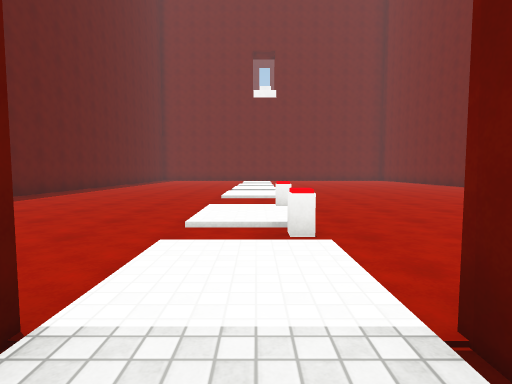
[1] (above)

16 first-person views from a walk through a 3-D level made in the Unity game engine. The camera is 1.2 m above the floor, tilts 4° down and sees 80° across. The floor is counted in squares, 2 m on a side. Each view is taken from the middle of a square. On the plan, view 1 faces up. The plan holds only what a view shows up to about 9 squares ahead; the rest is blank. The place goes on beyond the plan. The player character is not drawn. Surface patterns are stand-ins for the level's own textures.

[2]
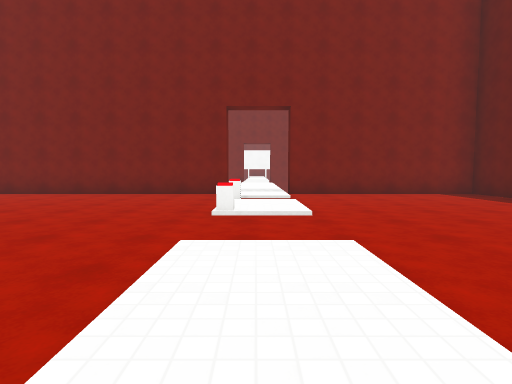

[3]
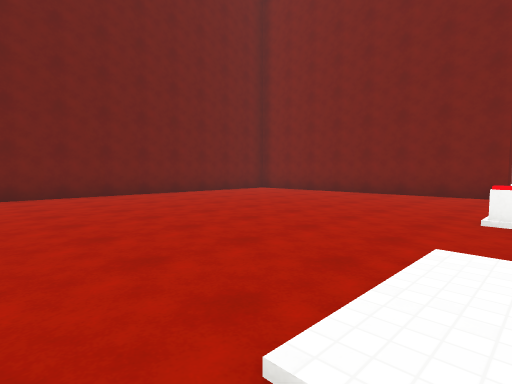

[4]
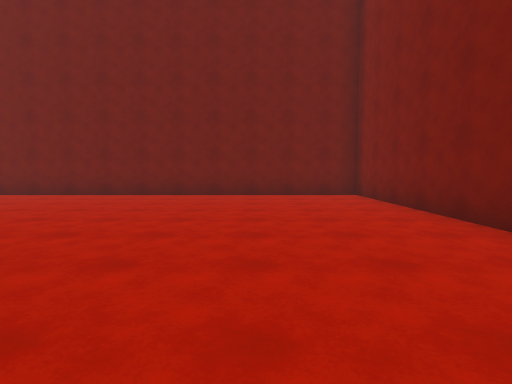

[5]
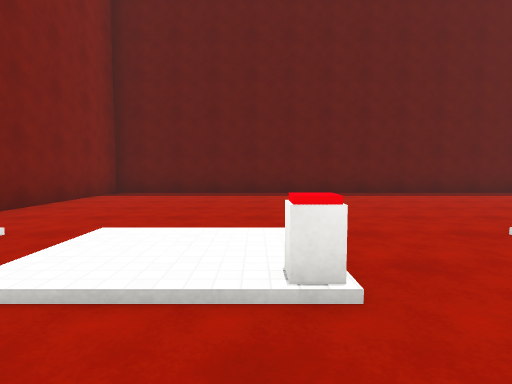

[6]
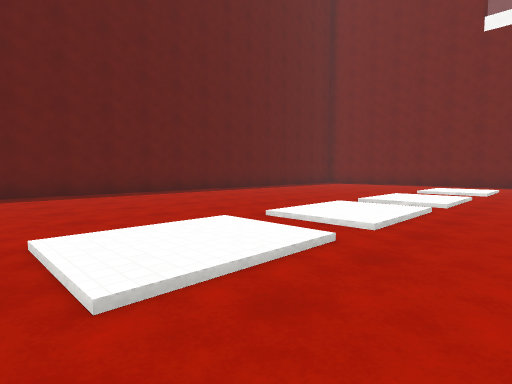

[7]
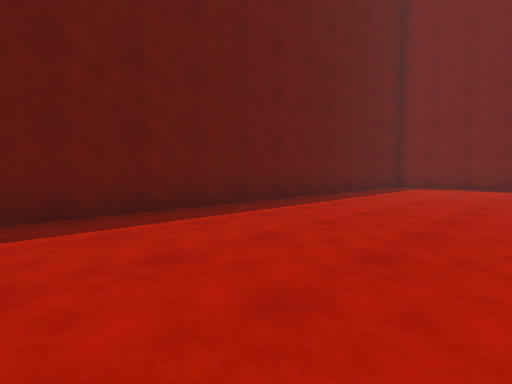

[8]
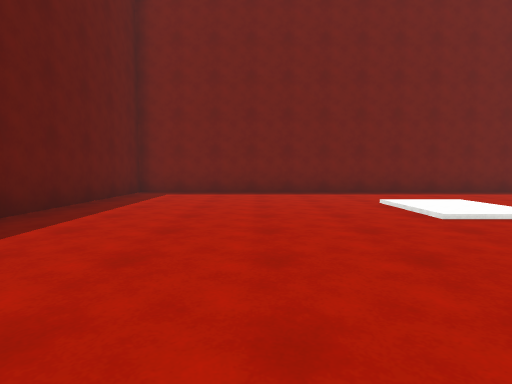

[9]
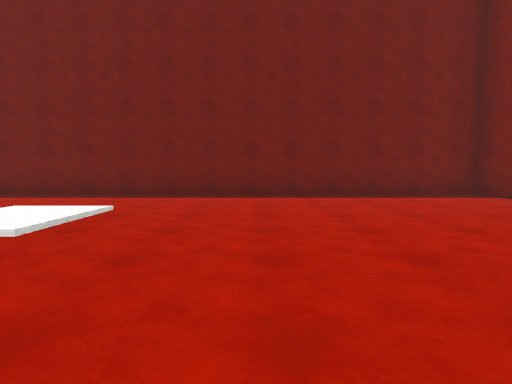

[10]
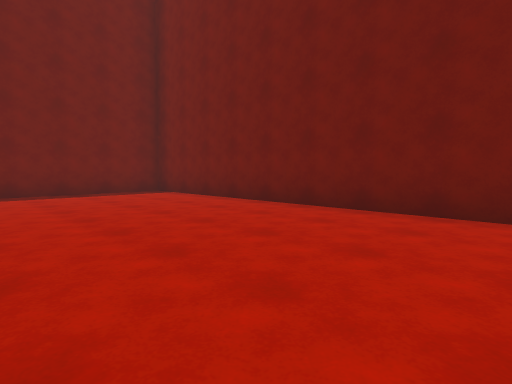

[11]
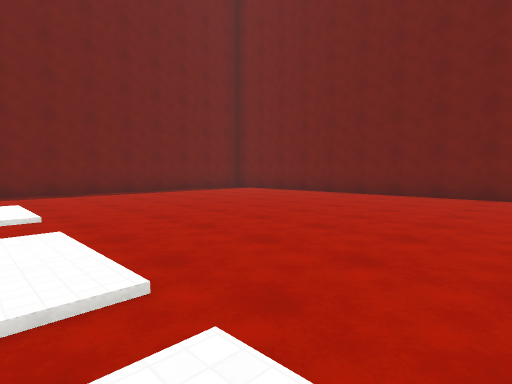

[12]
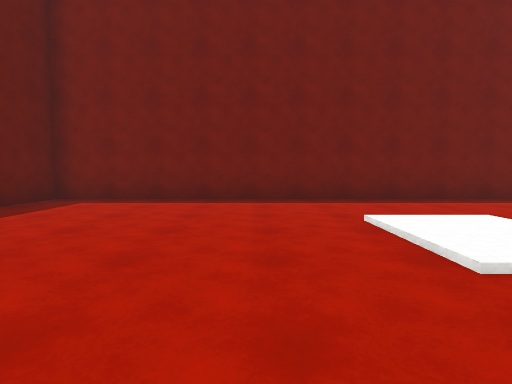

[13]
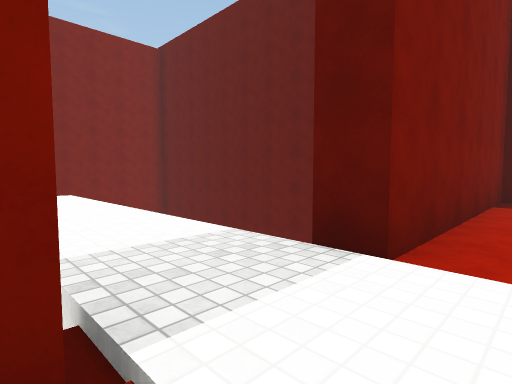

[14]
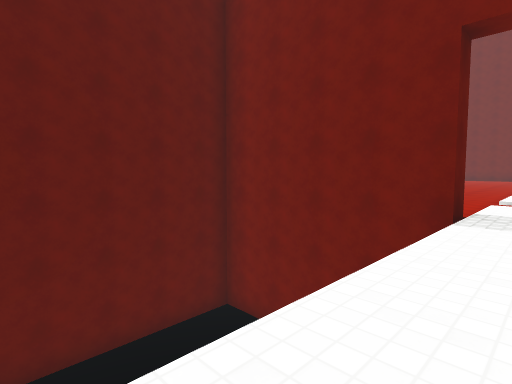

[15]
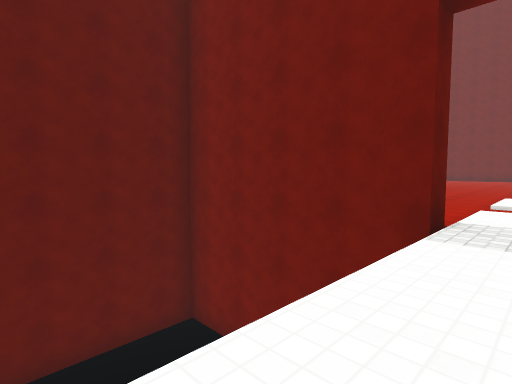

[16]
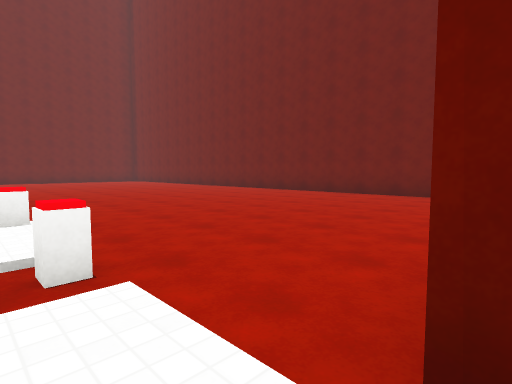

### Floor plan
Key: @ floor where view 1 was taken; # wall or solid block; . main floor; : floor 0.25 m higher than the main floor; / step, stairs or slope; v drop or lower ground; B block; O other object.
Columns run from 6 left of view 1 to 9 right of it. Each row starts with its distance up from view 1.
 21 ################
 20 #..............#
 19 #..............#
 18 #..............#
 17 #.....:/.......#
 16 #.....:/.......#
 15 #..............#
 14 #..../:........#
 13 #..../:........#
 12 #....//........#
 11 #..../:.....  .#
 10 #....//..... ..#
  9 #..../:........#
  8 #..../:........#
  7 #..............#
  6 #..............#
  5 #..../O........#
  4 #..../:........#
  3 #......B.......#
  2 #..../:........#
  1 ######:#########
  0 #v   v@v
 -1 #v   v:
 -2 #v   v:
 -3 #v   v:
 -4 #    v:
 -5      v:

Positions as (right, up) in squares from view 1, and headings:
1: (0, 0), facing up
2: (0, 10), facing down
3: (0, 10), facing down-right
4: (0, 4), facing right
5: (2, 5), facing left
6: (2, 7), facing up-left
7: (-2, 9), facing up-left
8: (-3, 12), facing up
9: (3, 13), facing up
10: (4, 12), facing up-right
11: (0, 11), facing up-right
12: (-2, 14), facing up
13: (1, 2), facing down-left
14: (0, -4), facing up-left
15: (0, -3), facing up-left
16: (0, 1), facing up-right
